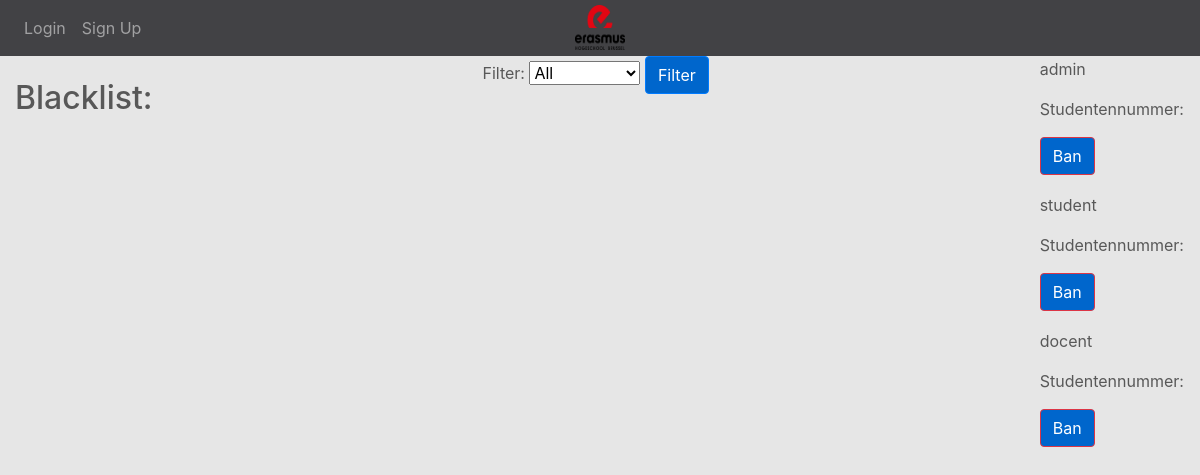
Before: /adminblacklist with the older database file.
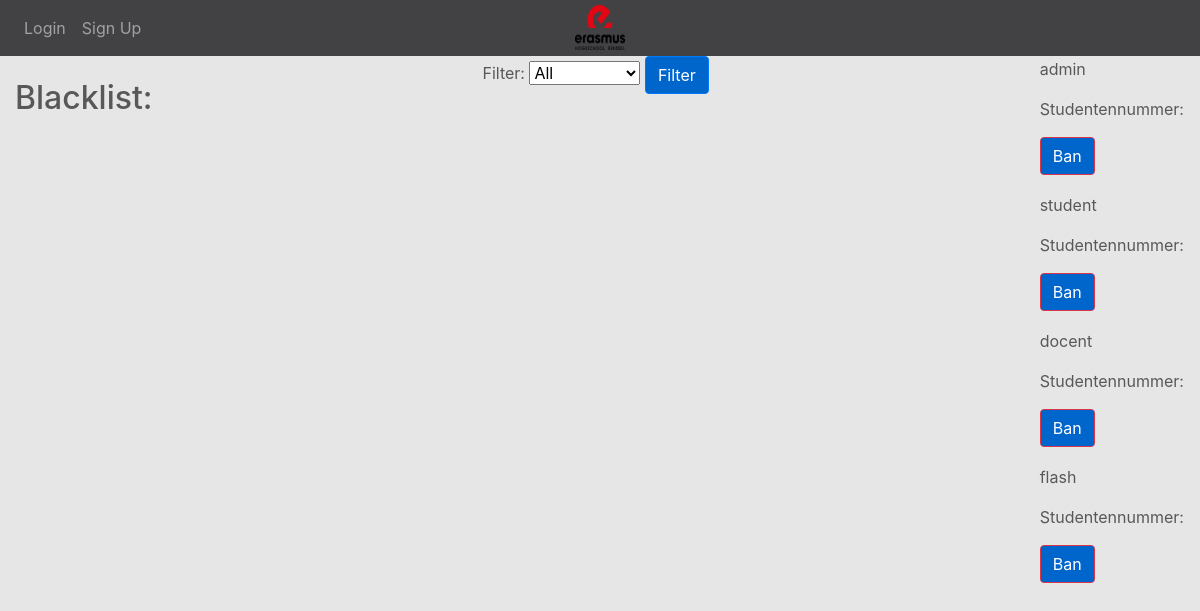
After: the same page with the newer database file.
### website/models.py (models this page shows)
class User(db.Model, UserMixin):
    id = db.Column(db.Integer, primary_key=True)
    email = db.Column(db.String(150), unique=True)
    password = db.Column(db.String(150))
    first_name = db.Column(db.String(150))
    type_id = db.Column(db.Integer)
    type_int = db.Column(db.Integer, default=0)
    waarschuwing = db.Column(db.Integer, default=0)
    blacklist_end_date = db.Column(db.DateTime, nullable=True)
    reserveringen = db.relationship('Artikel')

### website/views.py (the view)
@views.route('/adminblacklist', methods=['GET', 'POST'])
def blacklist():
    users = User.query
    if request.method == 'POST':
        blacklisted = request.form.get('blacklisted')
        if blacklisted == 0:
            users = User.query.filter_by(blacklisted == False)
    return render_template("adminblacklist.html", user=current_user, users=users)

### website/templates/adminblacklist.html (shortened to what this page needs)
{% extends "base.html" %} {% block title %}Home{% endblock %} {% block content
%}
<body>
  <h2>Blacklist:</h2>
  <section class="blacklist_filter">
    <form method="POST">
      <label for="filter">Filter:</label>
      <select id="filter" name="filter">
        <option name="blacklisted" value="">All</option>
      </select>
      <button type="submit" class="btn btn-primary">Filter</button>
    </form>
  </section>
  <section class="blacklist">
    <table>
      {% for user in users %}
      <tr>
        <td>
          <div class="box">
            <p>{{ user.first_name }}</p>
            <p>Studentennummer: {{ user.student_number }}</p>
            <p>
              {% set type_int = user.type_int %} {% if type_int == 1 %}
              <button
                class="btn btn-success"
                onclick="window.location.href='/adminblacklist/{{ user.student_number }}/unban'"
              >
                Unban
              </button>
              {% else %}
              <button
                class="btn btn-danger"
                onclick="window.location.href='/adminblacklist/{{ user.student_number }}/ban'"
              >
                Ban
              </button>
              {% endif %}
            </p>
          </div>
        </td>
      </tr>
      {% endfor %}
    </table>
  </section>
</body>
{% endblock %}

Changed rows visible on the page:
added User: first_name "flash"
